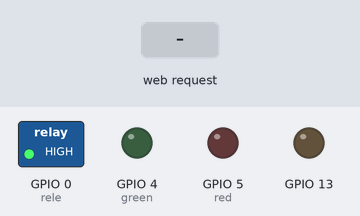
A sketch run on a simulated ESP8266 (NodeMCU). On the bench: switched loads named in the sketch (green lamp = pin HIGH), output pins drawn as LEDs (lit = HIGH). The inputs (shaded band) are chosen by the test bench. WiFi joins after 1.5 s; servers stay silent unless stated; what the sketch prints to the serial monitor is not drawn.

Above: at 2.7 s.
2.8 s: HTTP request GET /lights_off received
At 4.0 s:
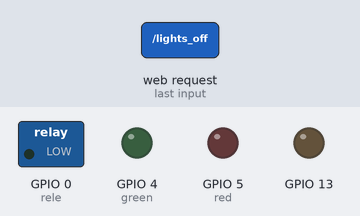
4.3 s: HTTP request GET /lights_on received
At 5.4 s:
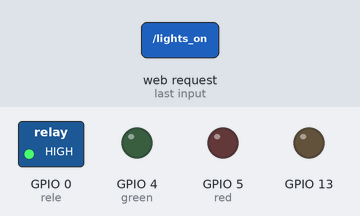
Timing chart, 0 to 7.3 s (numbered marks = the images above; inputs shaded):
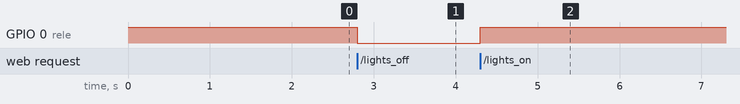

Measured:
- after the input at 2.8 s, GPIO 0 (rele): HIGH → LOW at once
- after the input at 4.3 s, GPIO 0 (rele): LOW → HIGH at once

The sketch:

NodeMCUServer.ino
```cpp
#include <ESP8266WiFi.h>
#include <WiFiClient.h>
#include <ESP8266WebServer.h>
#include <ESP8266mDNS.h>

/* Node MCU pin mapping:
static const uint8_t D0   = 16;
static const uint8_t D1   = 5;
static const uint8_t D2   = 4;
static const uint8_t D3   = 0;
static const uint8_t D4   = 2;
static const uint8_t D5   = 14;
static const uint8_t D6   = 12;
static const uint8_t D7   = 13;
static const uint8_t D8   = 15;
static const uint8_t D9   = 3;
static const uint8_t D10  = 1;
 */

const char* ssid = "SSID";
const char* password = "PWD";

int red = 5;
int green = 4;
int rele = 0;

ESP8266WebServer server(80);

void handleRoot() {
  digitalWrite(13, 1);
  server.send(200, "text/plain", "hello from esp8266!");
  digitalWrite(13, 0);
}

void handle_ON() {
  int pin = rele;
  if (server.args() > 0){
    pin = server.arg(0).toInt();
  }
  digitalWrite(pin, HIGH);
  String message = server.arg(0);
  server.send(200, "text/plain", message);
}


void handle_OFF() {
  int pin = rele;
  if (server.args() > 0){
    pin = server.arg(0).toInt();
  }
  digitalWrite(pin, LOW);
  String message = server.arg(0);
  server.send(200, "text/plain", message);
}

void handleNotFound(){
  digitalWrite(13, 1);
  String message = "File Not Found\n\n";
  message += "URI: ";
  message += server.uri();
  message += "\nMethod: ";
  message += (server.method() == HTTP_GET)?"GET":"POST";
  message += "\nArguments: ";
  message += server.args();
  message += "\n";
  for (uint8_t i=0; i<server.args(); i++){
    message += " " + server.argName(i) + ": " + server.arg(i) + "\n";
  }
  server.send(404, "text/plain", message);
  digitalWrite(13, 0);
}

void setup(void){
  pinMode(13, OUTPUT);
  pinMode(red, OUTPUT);
  pinMode(green, OUTPUT);
  pinMode(rele, OUTPUT);
  digitalWrite(rele, HIGH);
  digitalWrite(13, 0);
  Serial.begin(115200);
  WiFi.begin(ssid, password);
  Serial.println("");

  // Wait for connection
  while (WiFi.status() != WL_CONNECTED) {
    delay(500);
    Serial.print(".");
  }
  Serial.println("");
  Serial.print("Connected to ");
  Serial.println(ssid);
  Serial.print("IP address: ");
  Serial.println(WiFi.localIP());

  if (MDNS.begin("esp8266")) {
    Serial.println("MDNS responder started");
  }

  server.on("/", handleRoot);
  server.on("/lights_on", handle_ON);
  server.on("/lights_off", handle_OFF);

  server.on("/inline", [](){
    server.send(200, "text/plain", "this works as well");
  });

  server.onNotFound(handleNotFound);

  server.begin();
  Serial.println("HTTP server started");
}

void loop(void){
  server.handleClient();
}
```
